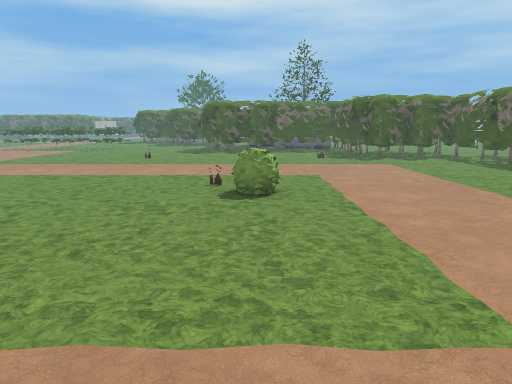
View 1 (above)

21 first-person views from a walk through a 3-D level made in the Godot game engine. The camera is 1.4 m above the floor, tilts 10° down and sees 70° across. The floor is counted in squares, 1 m on a side. Each view is taken from the middle of a square. On the plan, view 1 faces up. The plan holds only what a view shows up to about 16 squares ahead; the rest is blank. The place goes on beyond the plan. Characters and animated objects are not drawn. Some surface patterns are stand-ins.

View 2
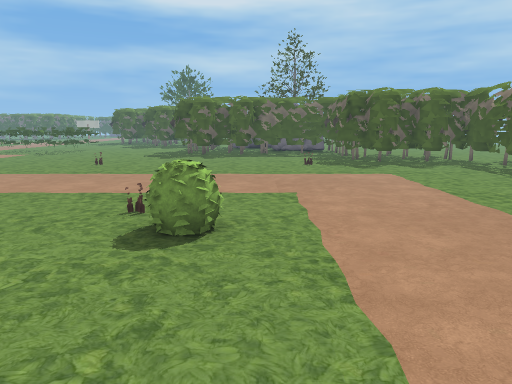

View 3
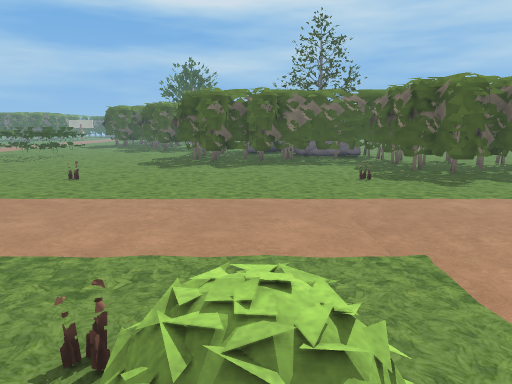

View 4
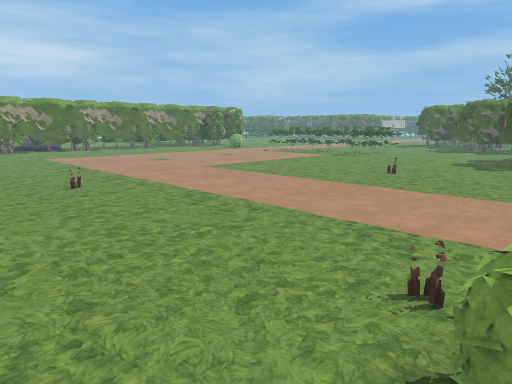

View 5
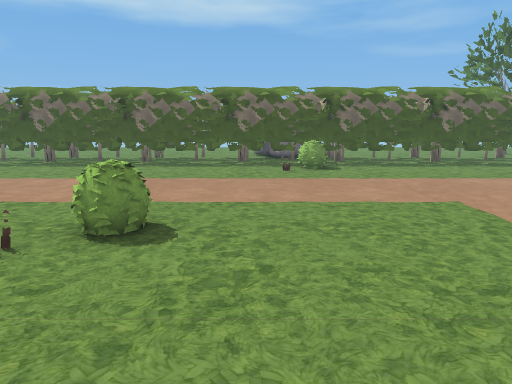

View 6
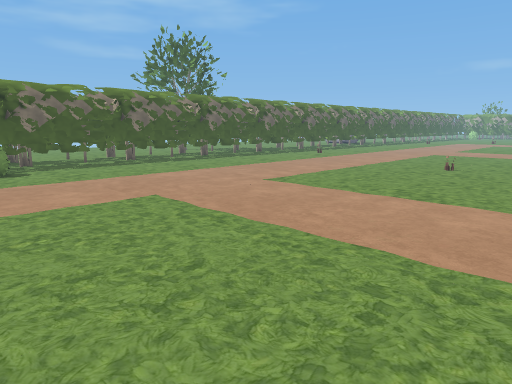

View 7
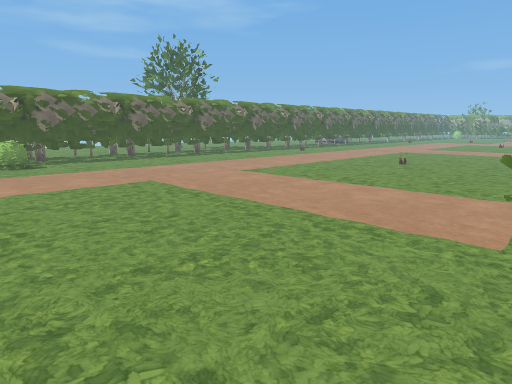

View 8
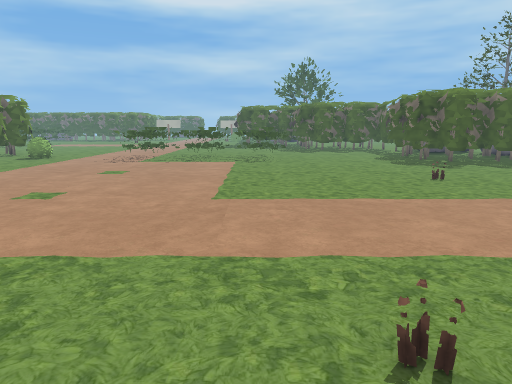

View 9
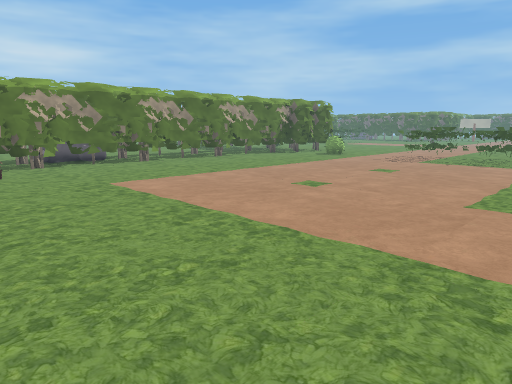

View 10
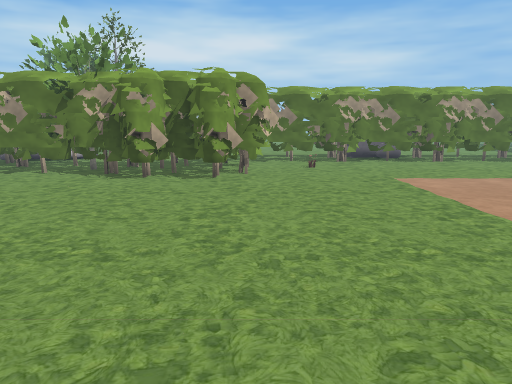

View 11
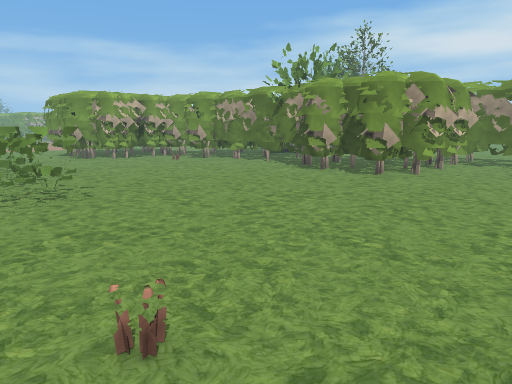

View 12
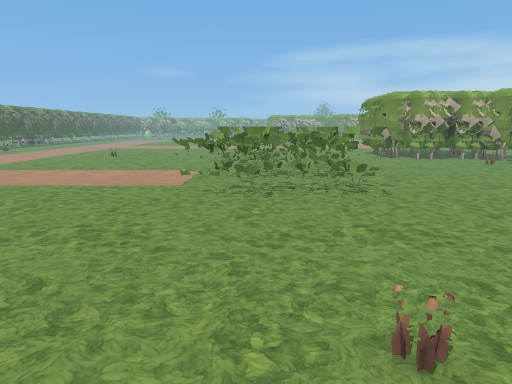

View 13
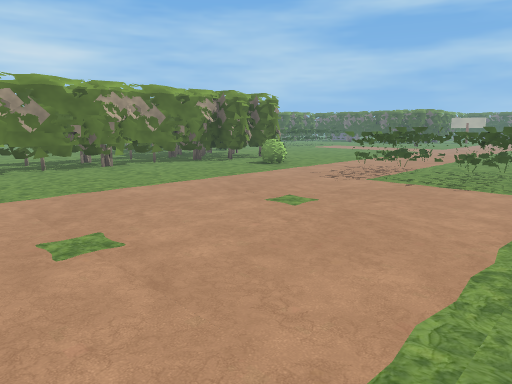

View 14
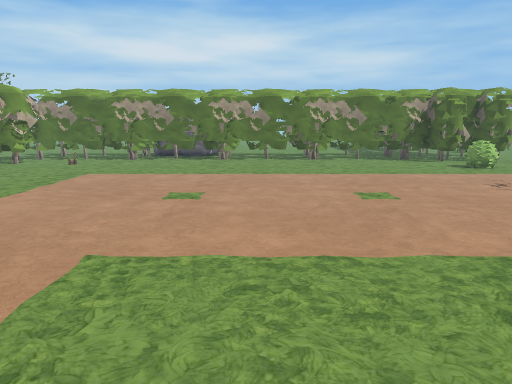

View 15
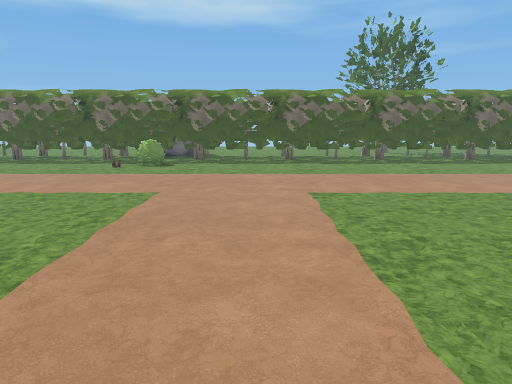

View 16
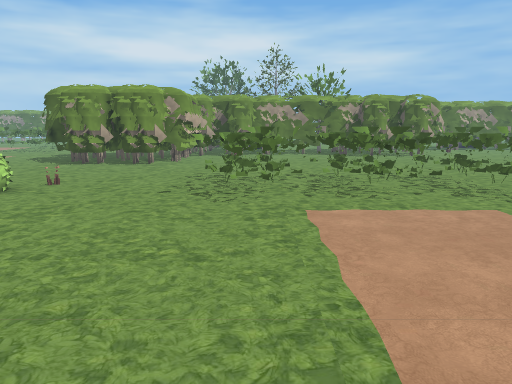

View 17
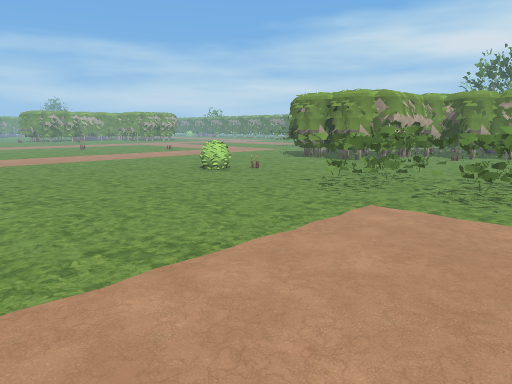

View 18
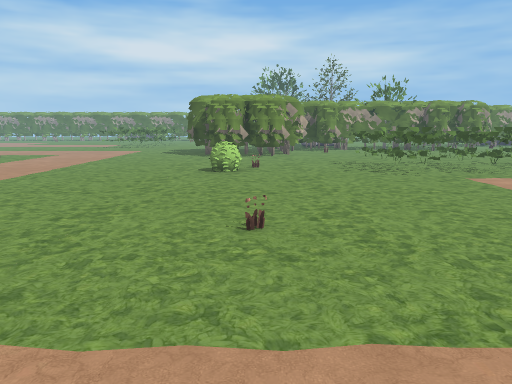

View 19
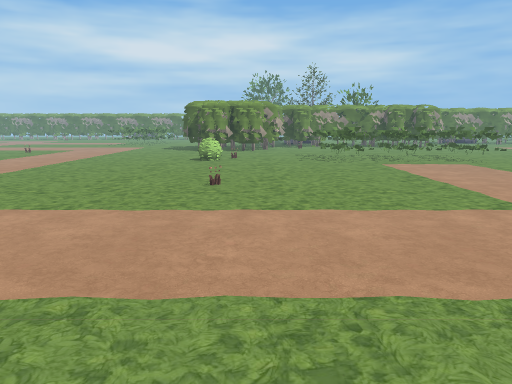

View 20
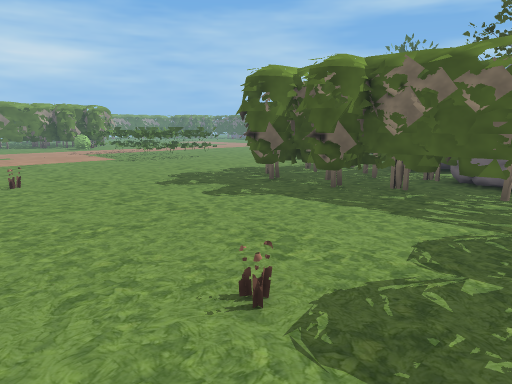

View 21
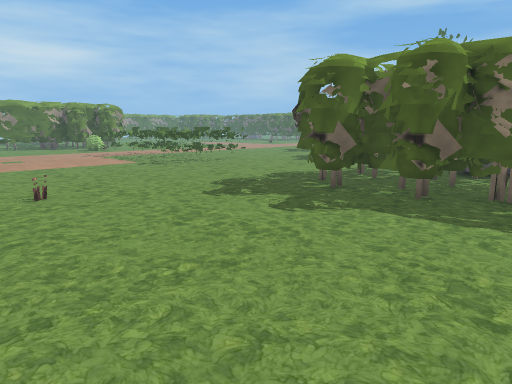

### Floor plan
Key: @ floor where view 1 was taken; # wall or solid block; . floor; F flower; B bush; T thing the floor can be seen under or through; O other object.
Columns run from 24 left of view 1 to 12 right of it. Each row starts with its distance up from view 1.
 24  ##.B...##    ##.....##
 23  ##.....########.....##########
 22  #....................####...##
 21  #...........................##   #
 20  #...........................#### #
 19  #...........................######
 18  #............................#####
 17  #.................F.......F......#
 16  #................................#
 15  #................................#
 14  #................................#
 13  #................................#
 12  #................................#
 11  #................................#
 10  #................................#
  9  #.O...........F.......F..........#
  8  #......................B.........#
  7  #####............................#
  6  ######...........................#
  5    ####........................O..#
  4    ####.......TTTT..............B.#
  3    ####.......TTTT................###
  2    ###........TTTT................###
  1    ###........TTTT................#
  0 .. ###........TTTT......@.........#
 -1 O. ###........TTTT................#
 -2 O #####.......TTTT................#
 -3 O##  ##O......TTTT................#
 -4      ##...........................#
 -5      #####........................#
 -6         ###.......................#
 -7         ###....O.......F..........#
 -8         ###.....B.................#
 -9          ##................... ...#

Where each view was taken, in squares from view 1:
view 1: 0 up, 0 right, facing up
view 2: 3 up, 1 right, facing up
view 3: 7 up, 0 right, facing up
view 4: 6 up, 0 right, facing up-left
view 5: 6 up, 5 left, facing right
view 6: 6 up, 5 left, facing down-right
view 7: 7 up, 7 left, facing down-right
view 8: 7 up, 10 left, facing up
view 9: 7 up, 9 left, facing up-left
view 10: 7 up, 8 left, facing left
view 11: 11 up, 8 left, facing down-left
view 12: 11 up, 8 left, facing down
view 13: 13 up, 10 left, facing up-left
view 14: 16 up, 7 left, facing left
view 15: 0 up, 6 left, facing right
view 16: 2 down, 0 right, facing left
view 17: 2 up, 0 right, facing down-left
view 18: 7 down, 4 right, facing left
view 19: 6 down, 8 right, facing left
view 20: 15 up, 5 right, facing up-left
view 21: 15 up, 3 right, facing up-left
